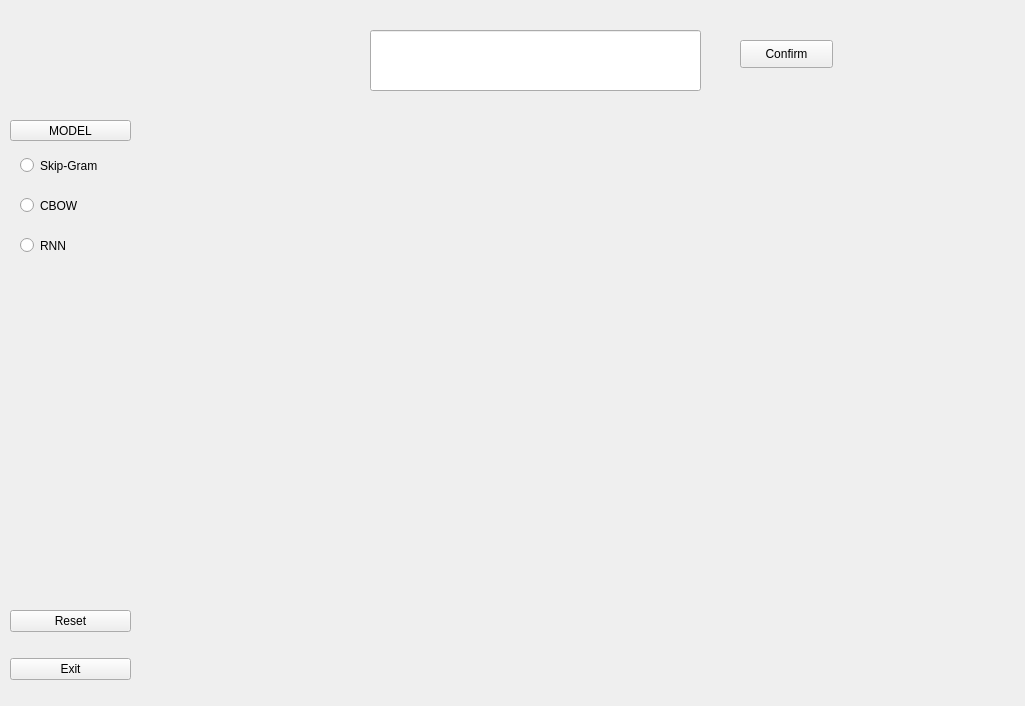
<?xml version="1.0" encoding="UTF-8"?>
<ui version="4.0">
 <class>Form</class>
 <widget class="QWidget" name="Form">
  <property name="geometry">
   <rect>
    <x>0</x>
    <y>0</y>
    <width>1025</width>
    <height>706</height>
   </rect>
  </property>
  <property name="windowTitle">
   <string>Form</string>
  </property>
  <widget class="QWidget" name="verticalLayoutWidget">
   <property name="geometry">
    <rect>
     <x>220</x>
     <y>110</y>
     <width>811</width>
     <height>591</height>
    </rect>
   </property>
   <layout class="QVBoxLayout" name="resultLayout"/>
  </widget>
  <widget class="QRadioButton" name="SG">
   <property name="geometry">
    <rect>
     <x>20</x>
     <y>140</y>
     <width>121</width>
     <height>51</height>
    </rect>
   </property>
   <property name="text">
    <string>Skip-Gram</string>
   </property>
  </widget>
  <widget class="QRadioButton" name="CBOW">
   <property name="geometry">
    <rect>
     <x>20</x>
     <y>180</y>
     <width>121</width>
     <height>51</height>
    </rect>
   </property>
   <property name="text">
    <string>CBOW</string>
   </property>
  </widget>
  <widget class="QRadioButton" name="RNN">
   <property name="geometry">
    <rect>
     <x>20</x>
     <y>220</y>
     <width>121</width>
     <height>51</height>
    </rect>
   </property>
   <property name="text">
    <string>RNN</string>
   </property>
  </widget>
  <widget class="QPushButton" name="confirm_button">
   <property name="geometry">
    <rect>
     <x>740</x>
     <y>40</y>
     <width>93</width>
     <height>28</height>
    </rect>
   </property>
   <property name="text">
    <string>Confirm</string>
   </property>
  </widget>
  <widget class="QLineEdit" name="search_line">
   <property name="geometry">
    <rect>
     <x>370</x>
     <y>30</y>
     <width>331</width>
     <height>61</height>
    </rect>
   </property>
  </widget>
  <widget class="QToolButton" name="model_option_button">
   <property name="geometry">
    <rect>
     <x>10</x>
     <y>120</y>
     <width>121</width>
     <height>21</height>
    </rect>
   </property>
   <property name="text">
    <string>MODEL</string>
   </property>
  </widget>
  <widget class="QWidget" name="verticalLayoutWidget_2">
   <property name="geometry">
    <rect>
     <x>10</x>
     <y>590</y>
     <width>121</width>
     <height>111</height>
    </rect>
   </property>
   <layout class="QVBoxLayout" name="verticalLayout_4">
    <item>
     <widget class="QPushButton" name="reset_button">
      <property name="text">
       <string>Reset</string>
      </property>
     </widget>
    </item>
    <item>
     <widget class="QPushButton" name="exit_button">
      <property name="text">
       <string>Exit</string>
      </property>
     </widget>
    </item>
   </layout>
  </widget>
 </widget>
 <resources/>
 <connections/>
</ui>
